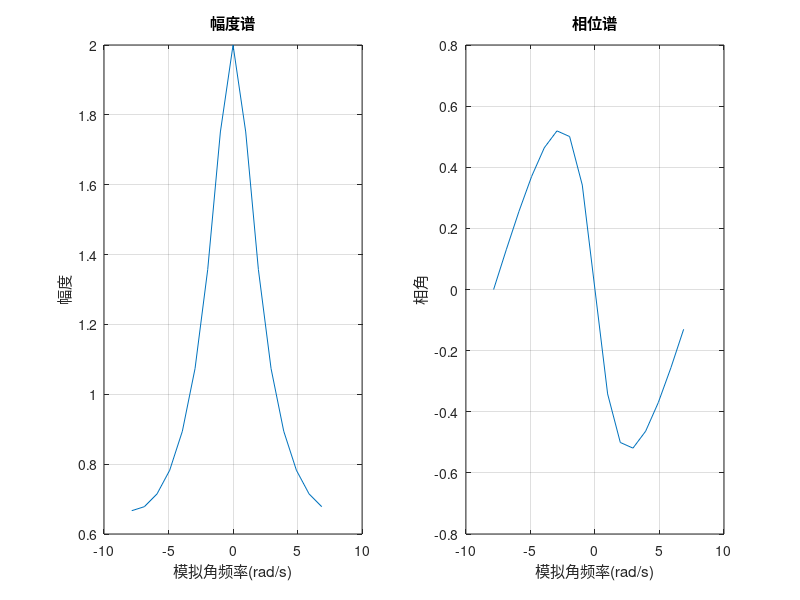

MATLAB code for this plot:
% 数字信号处理第14周实验，例4.9 无限长序列的频谱逼近
clc;clear;
T = 0.4; r = 1; beta = 5e-3; b = 0.01;
while b > beta
    N1 = 2 * r; n1 = 0 : N1 - 1;  % 判断结束循环的条件数据长度
    x1 = 0.5 .^ n1; X1 = fft(x1);  % 长度为N1的序列及其FFT
    N2 = 2 * N1; n2 = 0 : N2 - 1;  % 数据长度加倍为N2
    x2 = 0.5 .^ n2; X2 = fft(x2);  % 长度为N2的序列及其FFT
    k1 = 0 : N2 / 2 - 1; k2 = 2 * k1;  % 确定两序列同一频率的下标
    d = max(abs(X1(k1 + 1) - X2(k2 + 1)));  % 对应的同一频率点上的FFT的误差的最大绝对值
    X1m = max(abs(X1(k1 + 1)));  % X1幅度的最大值
    b = d/X1m;  % 最大相对误差的百分数
    r = r + 1;  % 序列长度加倍
end
k = floor(-(N2 - 1) / 2 : (N2 - 1) / 2); D = 2 * pi / (N2 * T);  % 奈奎斯特频率范围，角频率间隔
subplot(121), plot(k * D, abs(fftshift(X2))); title('幅度谱');
xlabel('模拟角频率(rad/s)'); ylabel('幅度'); grid;
subplot(122), plot(k * D, angle(fftshift(X2))); title('相位谱')
xlabel('模拟角频率(rad/s)'); ylabel('相角'); grid;
